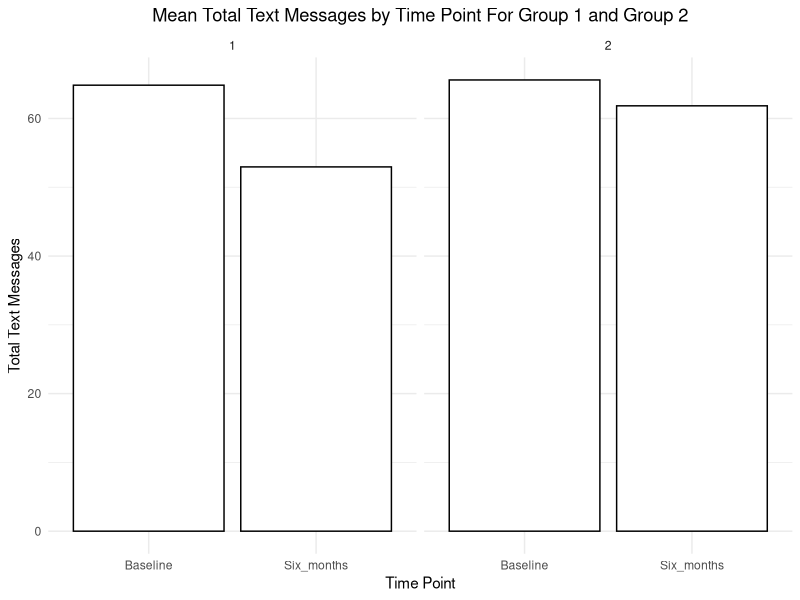

R code for this plot:
# Assignment 3 - Git Hub Project 

# Visualization 2: Creates stratified bar charts of text messages Group and 
# Time (Hint: Faceted Bar Charts).

# set working directory
setwd("~/BHDS 2010/Githubproject")

# load in the data
txtmssg <- read.csv("TextMessages.csv", header=TRUE)

# Check if Group is a factor
is.factor(txtmssg$Group)
txtmssg$Group<-as.factor(txtmssg$Group)
is.factor(txtmssg$Group)
# Group is now a factor

# Convert Data to long format
#install packages and load library
#install.packages("reshape")
library(reshape2)
# convert the data
txtmssg_long <- melt(txtmssg, 
                     id.vars = c("Participant", "Group"), 
                     variable.name = "Time", 
                     value.name = "Messages")

# install packages and load in library for ggplot
#install.packages("ggplot2")
library(ggplot2)

# create faceted bar plot object
barWithErrors_txtmssg <- ggplot(txtmssg_long, aes(x = Time, y = Messages))

# Check group means to help set plot limits (optional)
by(txtmssg_long$Messages, txtmssg_long$Time, mean)

# Create a faceted bar plot showing total text messages by time point,
# with red mean points and 95% confidence intervals, faceted by Group
barWithErrors_txtmssg + 
  stat_summary(fun = mean, geom = "bar", 
               fill = "white", colour = "black") + 
  stat_summary(fun.data = mean_cl_normal, geom = "pointrange", colour = "red") + 
  labs(
    title = "Mean Total Text Messages by Time Point For Group 1 and Group 2",
    x = "Time Point",
    y = "Total Text Messages"
  ) +
  facet_wrap(~ Group) +
  theme_minimal() + 
  theme(plot.title = element_text(hjust = 0.5))  # center title
# The plot shows mean total text messages at two time points (Baseline and 
# Six months) for two groups (Group 1 on the left, Group 2 on the right). The 
# bars represent the mean, and the red points with error bars likely indicate the 
# mean +/- confidence interval (or standard error). In Group 1 (left facet) for 
# Baseline the mean total texts are around 65, at Six months the mean total texts 
# drop to around 50–55, showing a decrease over time. The error bars overlap 
# slightly between Baseline and Six months, suggesting there may be some 
# variability, but there’s a noticeable downward trend. In Group 2 (right facet)
# The baseline mean total texts are around 65, similar to Group 1, at Six months
# the mean total texts slightly decrease to around 60–62, which is a smaller drop 
# than Group 1. Error bars for Group 2 at both time points mostly overlap, 
# indicating less pronounced change and possibly more consistency within the group.
# Both groups start at a similar baseline. Group 1 shows a more noticeable 
# decrease in text messages over six months, while Group 2 remains relatively 
# stable.

